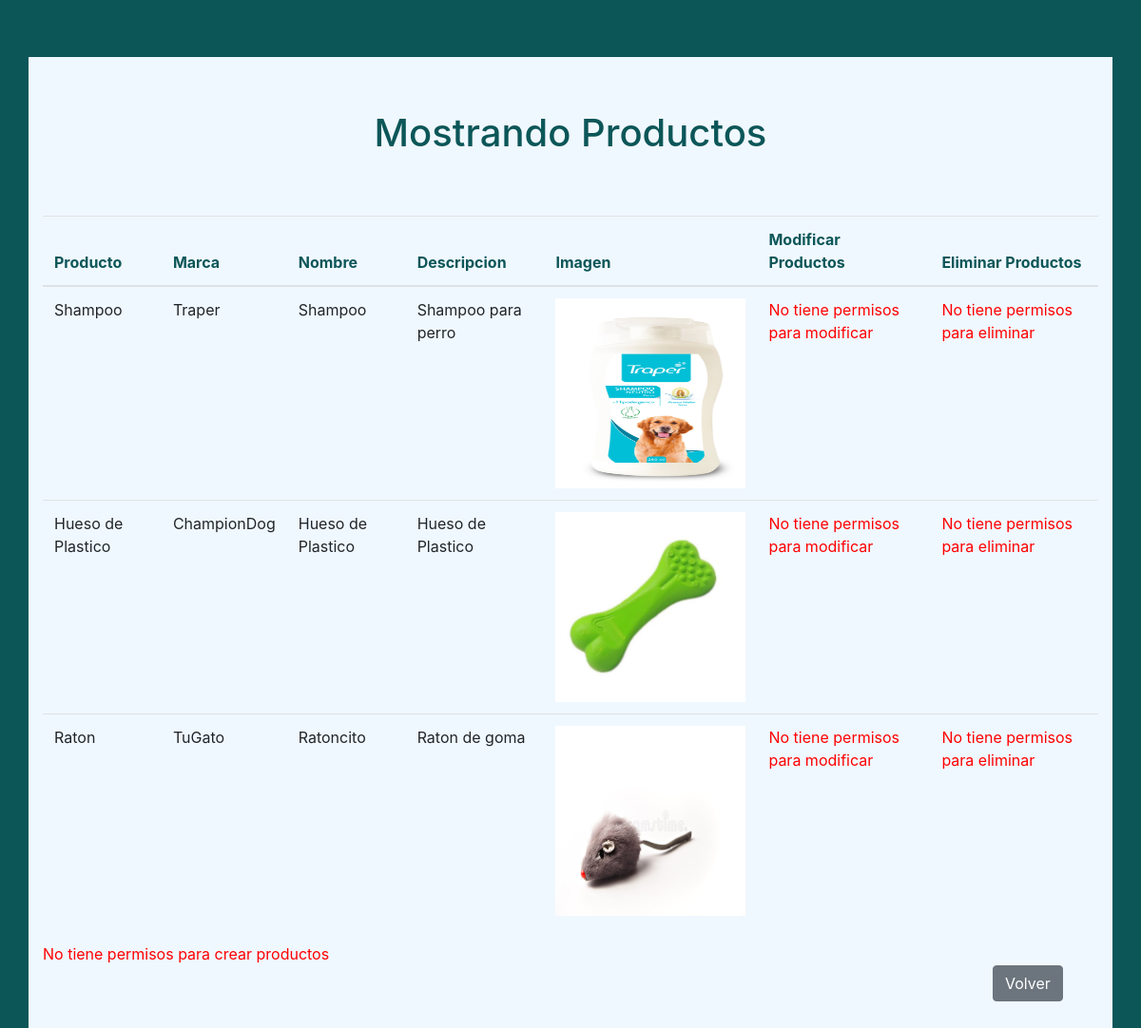
The app's page /mostrar/ with its own data.
### MascoApp/models.py (models this page shows, shortened)
class Producto(models.Model):
    producto = models.CharField(max_length=20, primary_key=True, verbose_name='Producto')
    marca= models.CharField(max_length=20, verbose_name='Marca')
    nombre=models.CharField(max_length=30, verbose_name='Nombre')
    descripcion=models.CharField(max_length=40, verbose_name='Descripcion')
    categoria=models.ForeignKey(Categoria, on_delete=models.CASCADE)
    imagen = models.ImageField(upload_to="producto",null=True)

### MascoApp/views.py (the view)
# urls.py: path('mostrar/',mostrar, name="mostrar"),
def mostrar(request):
    productos = Producto.objects.all()
    datos = {
        'productos' : productos
    }
    return render(request,'mostrar.html',datos)

### MascoApp/templates/mostrar.html (shortened to what this page needs)
<!DOCTYPE html>
<html lang="en">
<head>
    <link rel="stylesheet" href="https://cdn.jsdelivr.net/npm/bootstrap@4.6.1/dist/css/bootstrap.min.css">
    {% load static %}
</head>
<body style="background-color: rgb(12, 86, 88);">
    <div class="container" style="background-color: aliceblue; margin-top: 5%;" >
        <h1 class="text-center" style="padding: 5%; color: rgb(12, 86, 88);">Mostrando Productos</h1>
        <table class="table" style="background-color: aliceblue;">
            <thead>
                <tr>
                    <th style="color: rgb(12, 86, 88);">Producto</th>
                    <th style="color: rgb(12, 86, 88);">Marca</th>
                    <th style="color: rgb(12, 86, 88);">Nombre</th>
                    <th style="color: rgb(12, 86, 88);">Descripcion</th>
                    <th style="color: rgb(12, 86, 88);">Imagen</th>
                    <th style="color: rgb(12, 86, 88);">Modificar Productos</th>
                    <th style="color: rgb(12, 86, 88);">Eliminar Productos</th>
                </tr>
            </thead>
            <tbody>
            {% for ve in productos %}
                <tr>
                    <td>{{ ve.producto }}</td>
                    <td>{{ ve.marca }}</td>
                    <td>{{ ve.nombre }}</td>
                    <td>{{ ve.descripcion }}</td>
                    {% if ve.imagen %}
                    <td>
                    <img src="{{ ve.imagen.url }}" width="200" height="200">
                    {% endif %}
                    </td>
                    {% if user.is_authenticated %}
                    <td><a href="{% url 'form_modproducto' ve.producto %}" class="btn btn-primary" style="background-color: rgb(12, 86, 88); border: 2px;">Modificar</a></td>
                    <td><a href="{% url 'form_del_producto' ve.producto %}" class="btn btn-danger">Eliminar</a></td>
                {% else %}
                <td><a href="#" style="color:red">No tiene permisos para modificar</a></td>
                <td><a href="#" style="color:red" style="text-align:right;">No tiene permisos para eliminar</a></td>
                </tr>
                {% endif %}
            {% endfor %}
            </tbody>
        </table>
        {% if user.is_authenticated %}
        <br>
        <a href="{% url 'form_producto' %}" style="margin-bottom: 2%; margin-left: 2%; background-color: rgb(12, 86, 88); border: 2px solid;" class="btn btn-primary">Crear Producto</a>
        <a href="{% url 'login' %}" style="margin-bottom: 2%; margin-left: 2%; background-color: rgb(99, 99, 99); border: 2px solid;" class="btn btn-primary">Volver</a>
        <a href="{% url 'home' %}" style="margin-bottom: 2%; margin-left: 2%; background-color: rgb(99, 99, 99); border: 2px solid;" class="btn btn-primary">Home</a>
        {% else %}
        <a href="#" style="color:red;">No tiene permisos para crear productos</a>
        <a href="{% url 'login' %}" class="btn btn-secondary" style="margin-left: 90%; margin-bottom: 4%;">Volver</a>
        {% endif %}
    </div>
</body>
</html>

### records on screen
Producto: producto "Shampoo", marca "Traper", nombre "Shampoo", descripcion "Shampoo para perro", imagen (picture)
Producto: producto "Hueso de Plastico", marca "ChampionDog", nombre "Hueso de Plastico", descripcion "Hueso de Plastico", imagen (picture)
Producto: producto "Raton", marca "TuGato", nombre "Ratoncito", descripcion "Raton de goma", imagen (picture)
